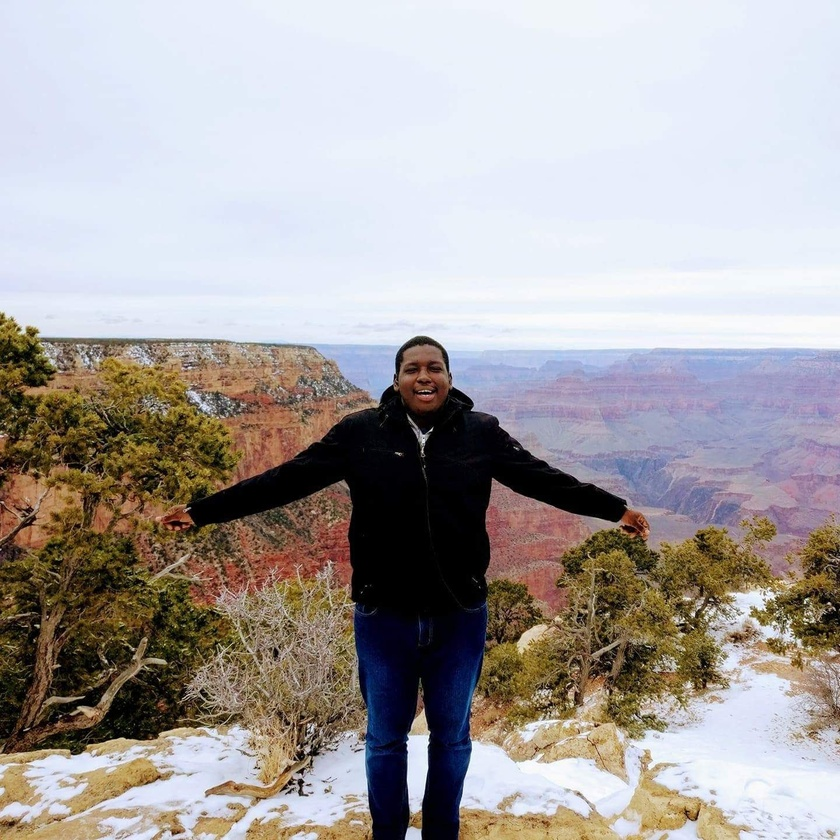
#> input picture Open CV/jibby.jpg, 840 x 840 px, shrunk from 1440 x 1439 before the run, given in place of the camera
$ python range_finder.py
#> lines starting #> are read from the running program, lines starting #| are printed output that depends on the picture; after the words box and inside, x2 and y2 are one past the last pixel; in counts of white or black regions, pixels touching at a corner belong together
import cv2
import numpy as np

def callback(x):
   pass

cap = cv2.VideoCapture(0)
cv2.namedWindow('image')

ilowH = 0
ihighH = 179

ilowS = 0
ihighS = 255
ilowV = 0
ihighV = 255

# create trackbars for color change
cv2.createTrackbar('lowH','image',ilowH,179,callback)
#> slider 'lowH' is set to 35
cv2.createTrackbar('highH','image',ihighH,179,callback)

cv2.createTrackbar('lowS','image',ilowS,255,callback)
#> slider 'lowS' is set to 51
cv2.createTrackbar('highS','image',ihighS,255,callback)

cv2.createTrackbar('lowV','image',ilowV,255,callback)
#> slider 'lowV' is set to 51
cv2.createTrackbar('highV','image',ihighV,255,callback)


while(True):
    # grab the frame
    ret, frame = cap.read()
#> frame is the input picture: shape (840, 840, 3); mean B, G, R 161.9, 162.4, 167.4

    # get trackbar positions
    ilowH = cv2.getTrackbarPos('lowH', 'image')
    ihighH = cv2.getTrackbarPos('highH', 'image')
    ilowS = cv2.getTrackbarPos('lowS', 'image')
    ihighS = cv2.getTrackbarPos('highS', 'image')
    ilowV = cv2.getTrackbarPos('lowV', 'image')
    ihighV = cv2.getTrackbarPos('highV', 'image')

    hsv = cv2.cvtColor(frame, cv2.COLOR_BGR2HSV)
#> hsv: shape (840, 840, 3); mean H, S, V 77, 69.6, 180.1
    lower_hsv = np.array([ilowH, ilowS, ilowV])
    higher_hsv = np.array([ihighH, ihighS, ihighV])
    mask = cv2.inRange(hsv, lower_hsv, higher_hsv)
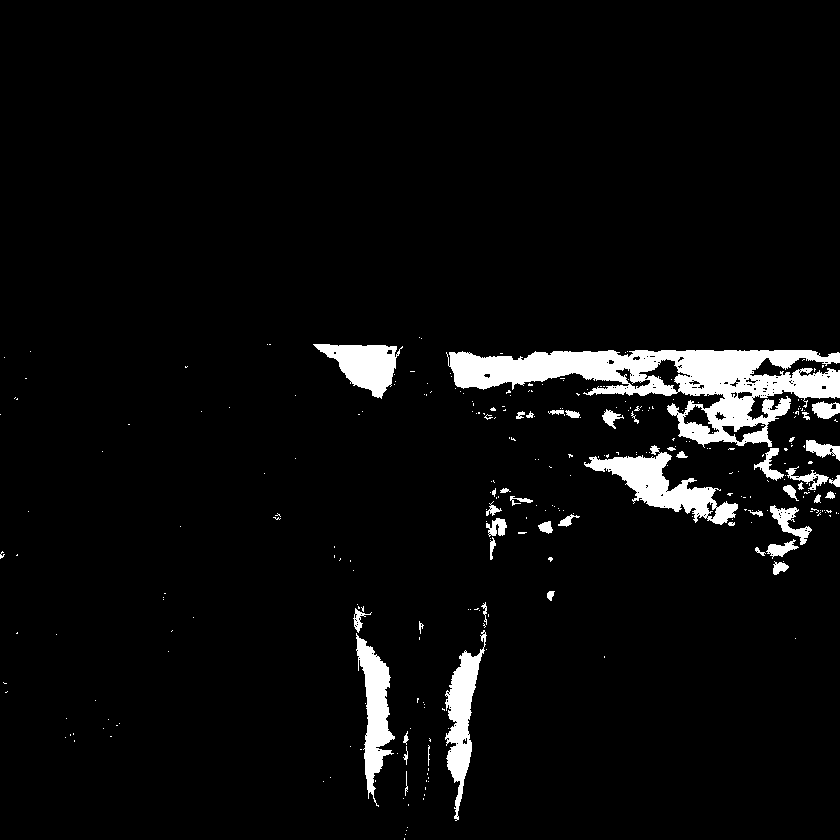
#> mask: shape (840, 840); 4.8% white; 298 white regions (252 under 20 px), largest, box (x1, y1, x2, y2) and area: (446, 350, 840, 448) 15950, (584, 445, 738, 525) 4010, (356, 633, 395, 807) 2980

    frame = cv2.bitwise_and(frame, frame, mask=mask)
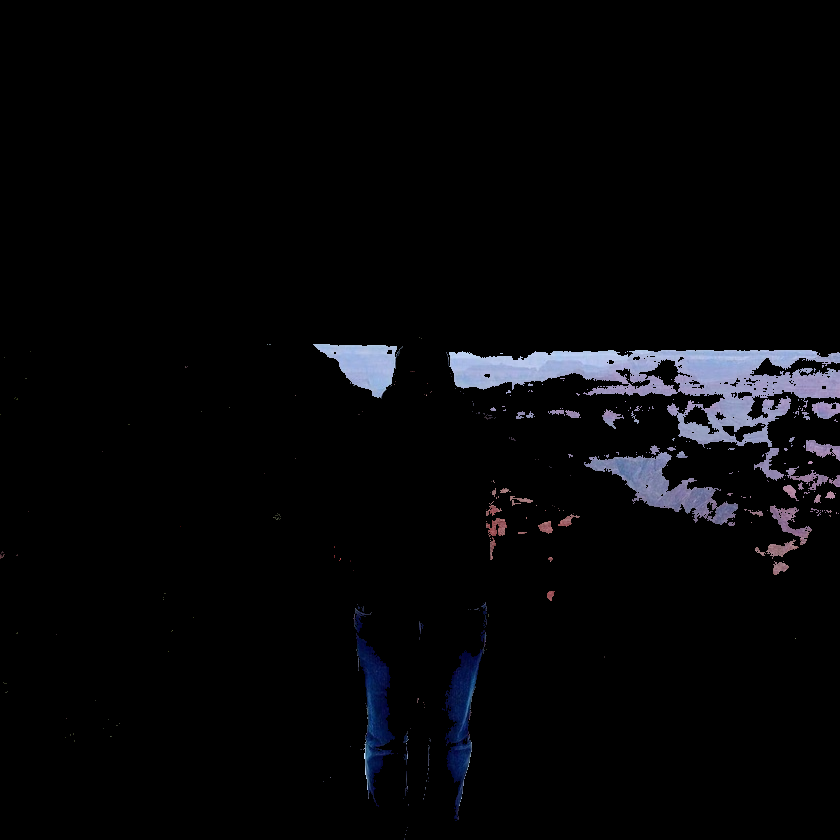
#> frame: shape (840, 840, 3); mean B, G, R 8.1, 6.3, 6.1

    # show thresholded image
    cv2.imshow('image', frame)
    k = cv2.waitKey(1000) & 0xFF # large wait time to remove freezing
#> (key Esc is pressed here)
    if k == 113 or k == 27:
        break
cv2.destroyAllWindows()
cap.release()
